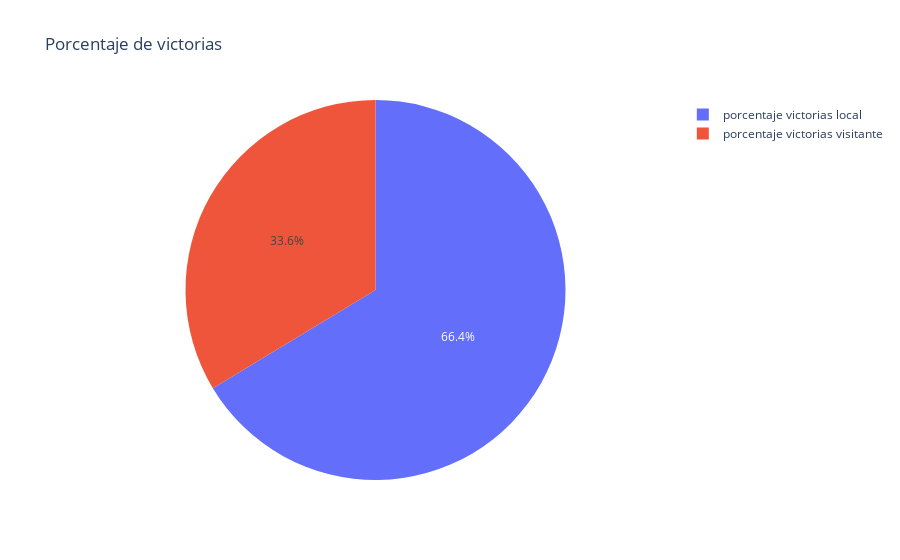

The code cell stored with this chart in its notebook:
### Code cell
porcentaje_victorias=[porcentaje_victorias_casa,porcentaje_victorias_fuera]
etiquetas_tarta1=['porcentaje victorias local','porcentaje victorias visitante']
px.pie(values=porcentaje_victorias,names=etiquetas_tarta1,title='Porcentaje de victorias')

### Figure 1 — Plotly figure (JSON) as saved in the notebook; plotly's stock layout.template omitted (floating-point values rounded to 4 significant figures)
{"data": [{"domain": {"x": [0, 1], "y": [0, 1]}, "hovertemplate": "label=%{label}<br>value=%{value}<extra></extra>", "labels": ["porcentaje victorias local", "porcentaje victorias visitante"], "legendgroup": "", "name": "", "showlegend": true, "type": "pie", "values": [66.06, 33.49]}], "layout": {"legend": {"tracegroupgap": 0}, "title": {"text": "Porcentaje de victorias"}}}
